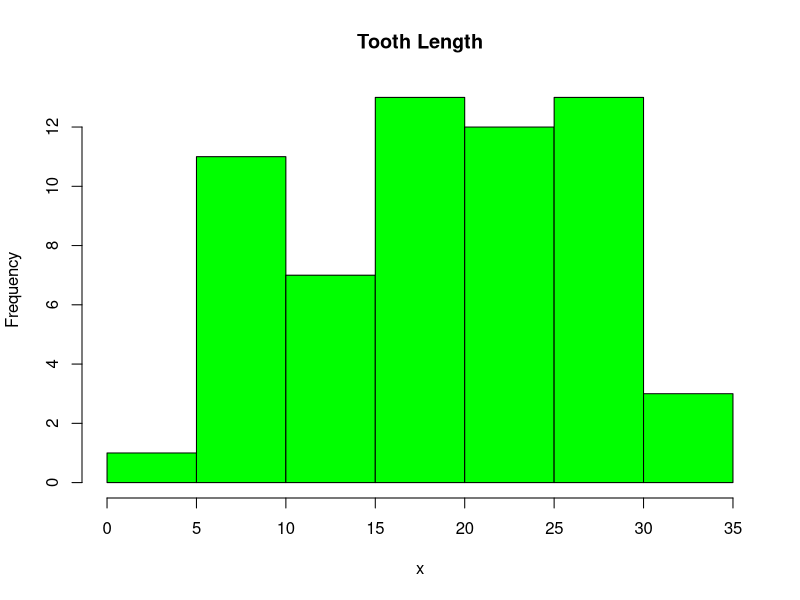

Recreate this plot in R.
## ---- chunk 1
knitr::opts_chunk$set(echo = TRUE)
## ---- chunk 2
summary(airquality)
## ---- chunk 3
help("airquality")
## ---- chunk 4
wind_speed <- airquality$Wind
## ---- chunk 5
print(mean(wind_speed))
print(var(wind_speed))
## ---- chunk 6
help("ToothGrowth")
## ---- chunk 7
help(t.test)
t.obj <- t.test(len ~ supp, data = ToothGrowth, var.equal = T)
print(t.obj)
## ---- chunk 8
help(hist)
hist(ToothGrowth$len, xlab="x", main="Tooth Length", col="green")
## ---- chunk 9
letters = c("A", "B", "C", "D", "E", "F")
numbers = c(100, 99, 105, 35, 0, 250)
test <- data.frame(letters, numbers)
## ---- chunk 10
fake_data <- read.table("ex1_data.txt")
## ---- chunk 11
x <- 10
for (i in 1:10 ){
  print("my name")
}
## ---- chunk 12
my_mean <- function(vector) {
  return (mean(vector))
}
print(mean(c(1, 2, 3)))
